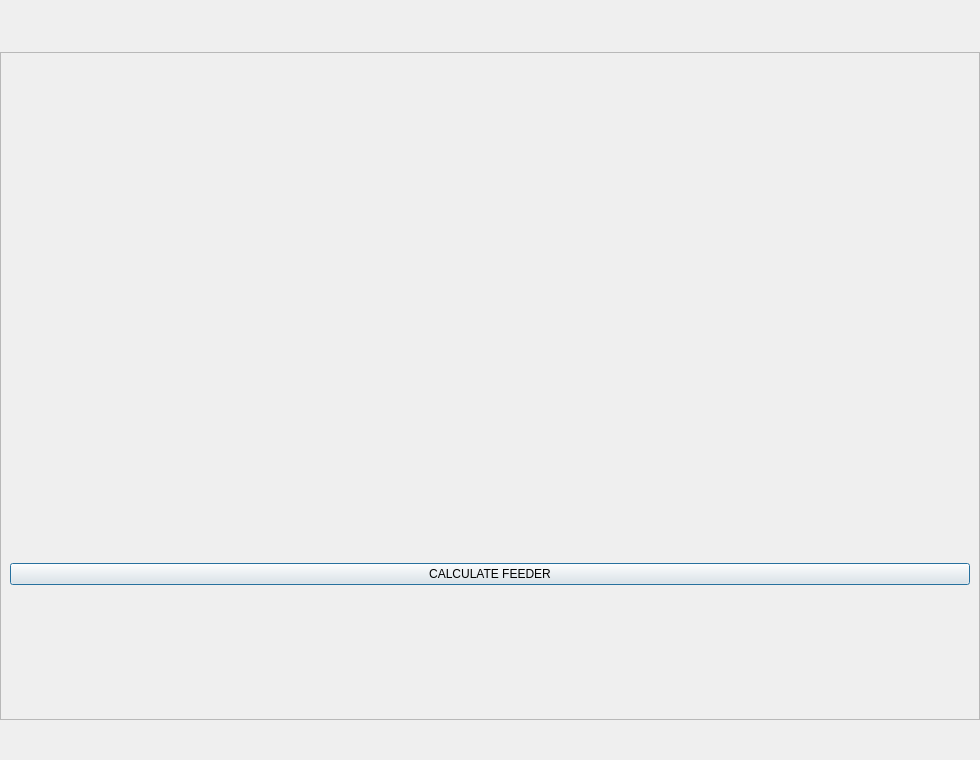
<?xml version="1.0" encoding="UTF-8"?>
<ui version="4.0">
 <class>FeederWindow</class>
 <widget class="QDialog" name="FeederWindow">
  <property name="windowTitle"><string>Feeder</string></property>
  <property name="minimumSize"><size><width>980</width><height>760</height></size></property>
  <layout class="QVBoxLayout" name="rootLayout">
   <property name="spacing"><number>0</number></property>
   <property name="leftMargin"><number>0</number></property>
   <property name="topMargin"><number>0</number></property>
   <property name="rightMargin"><number>0</number></property>
   <property name="bottomMargin"><number>0</number></property>
   <item>
    <widget class="QWidget" name="headerBar">
     <property name="minimumSize"><size><width>0</width><height>52</height></size></property>
     <property name="maximumSize"><size><width>16777215</width><height>52</height></size></property>
    </widget>
   </item>
   <item>
    <widget class="QScrollArea" name="scrollArea">
     <property name="widgetResizable"><bool>true</bool></property>
     <widget class="QWidget" name="scrollBody">
      <layout class="QVBoxLayout" name="bodyLayout">
       <item><widget class="QWidget" name="panelIdentity"/></item>
       <item><widget class="QWidget" name="panelCircuit"/></item>
       <item><widget class="QWidget" name="panelCB"/></item>
       <item><widget class="QWidget" name="panelCable"/></item>
       <item><widget class="QPushButton" name="btnCalculate"><property name="text"><string>CALCULATE FEEDER</string></property></widget></item>
       <item><widget class="QWidget" name="panelResults"/></item>
      </layout>
     </widget>
    </widget>
   </item>
   <item>
    <widget class="QWidget" name="bottomBar">
     <property name="minimumSize"><size><width>0</width><height>40</height></size></property>
    </widget>
   </item>
  </layout>
 </widget>
 <resources/><connections/>
</ui>
